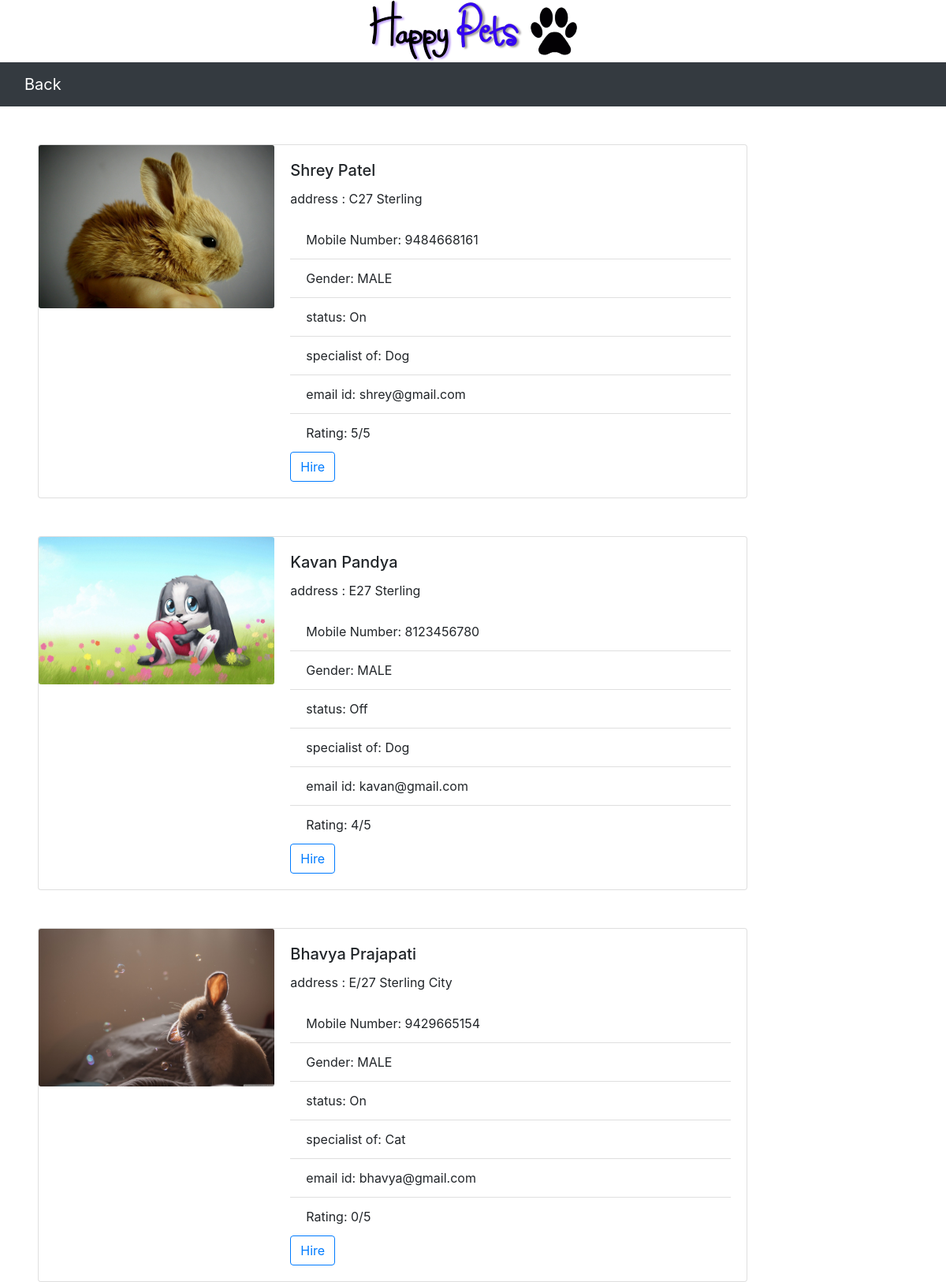
The app's page /CaretakerList.php with its own data.
### tables this page shows
CREATE TABLE `caretaker` (
  `c_id` int(11) NOT NULL,
  `first_name` varchar(20) NOT NULL,
  `last_name` varchar(20) NOT NULL,
  `email_id` varchar(50) NOT NULL,
  `contact_number` bigint(10) NOT NULL,
  `password` varchar(20) NOT NULL,
  `address` varchar(300) NOT NULL,
  `date_of_birth` date NOT NULL,
  `photo` varchar(50) NOT NULL,
  `status` varchar(10) NOT NULL,
  `specialist` varchar(40) NOT NULL,
  `gender` varchar(20) NOT NULL
);

### CaretakerList.php (the view, shortened to what this page needs)
<?php
include("header.php");
$conn = getDbConn();
?>
<nav class="navbar navbar-expand-lg navbar-dark bg-dark">
    <div class="container-fluid">
    <?php
    if(isset($_SESSION["loggedin"]))
    {
      ?>
    <a class="navbar-brand" href="petowner.php">Back</a>
    <?php
    }
    else
    {
      ?>
    <a class="navbar-brand" href="index.php">Back</a>
      <?php
    }
    ?>
    </div>
</nav>
<?php
    $sql = "SELECT * FROM `caretaker`";
    $result = mysqli_query($conn, $sql);
    while($row = mysqli_fetch_assoc($result)){
    $photo = $row["photo"];
    $c_id = $row["c_id"];
?>
    <div class="card mb-3 mt-5 ml-5" style="max-width: 900px;">
        <div class="row no-gutters">
            <div class="col-md-4">
                <img src="photo/careTaker/<?php echo $photo; ?>" class="card-img">
            </div>
            <div class="col-md-8">
                <div class="card-body">
                    <h5 class="card-title">
                        <?php echo $row["first_name"]; echo " "; echo $row["last_name"]; ?>
                    </h5>
                    <p class="card-text">address :
                        <?php echo $row["address"]; ?>
                    </p>
                    <ul class="list-group list-group-flush">
                        <li class="list-group-item">Mobile Number:
                            <?php echo $row["contact_number"]; ?>
                        </li>
                        <li class="list-group-item">Gender:
                            <?php echo $row["gender"]; ?>
                        </li>
                        <li class="list-group-item">status:
                            <?php echo $row["status"]; ?>
                        </li>
                        <li class="list-group-item">specialist of:
                            <?php echo $row["specialist"]; ?>
                        </li>
                        <li class="list-group-item">email id:
                            <?php echo $row["email_id"]; ?>
                        </li>
                        <li class="list-group-item">Rating:
                        <?php
                            $avg = "SELECT FORMAT(AVG(DISTINCT rating), 0) AS average FROM caretaker_feedback where c_id = ".$c_id;
                            $res= mysqli_query($conn, $avg);
                            $row = mysqli_fetch_assoc($res);
                            $average = $row['average'];
                            if($average != NULL)
                            {
                                echo $average . "/5";
                            }
                            else
                            {
                                echo "0/5";
                            }
                        ?>
                        </li>
                    </ul>
                    <a class="btn btn-outline-primary" href="caretaker_Req.php?c_id=<?php echo $c_id; ?>" role="button">Hire</a>
                </div>
            </div>
        </div>
    </div>
<?php
    }
?>
<?php
include 'footer.php';
?>

### header.php (shortened to what this page needs)
<!doctype html>
<html lang="en">
<head>
	<link href="https://cdn.jsdelivr.net/npm/bootstrap@5.0.0-beta3/dist/css/bootstrap.min.css" rel="stylesheet">
	<link href="css/bootstrap.min.css" rel="stylesheet" />
	<link href="css/star.css" rel="stylesheet"/>
	<link rel="stylesheet" href="//netdna.bootstrapcdn.com/font-awesome/4.2.0/css/font-awesome.min.css">
	<link rel="stylesheet" href="https://use.fontawesome.com/releases/v5.7.0/css/all.css"
>
</head>
<body style="height: 100vh;">
<div class="text-center">
    <img src="images/logoSets/happyPetsLogo6.png" class="img-fluid" alt="Responsive image">
  </div>

### footer.php (shortened to what this page needs)
</body>
</html>

### records on screen
caretaker: photo (picture), first_name "Shrey", last_name "Patel", address "C27 Sterling", contact_number "9484668161", gender "MALE", status "On", specialist "Dog", email "shrey@gmail.com", average "5"
caretaker: photo (picture), first_name "Kavan", last_name "Pandya", address "E27 Sterling", contact_number "8123456780", gender "MALE", status "Off", specialist "Dog", email "kavan@gmail.com", average "4"
caretaker: photo (picture), first_name "Bhavya", last_name "Prajapati", address "E/27 Sterling City", contact_number "9429665154", gender "MALE", status "On", specialist "Cat", email "bhavya@gmail.com", shows "0/5"
